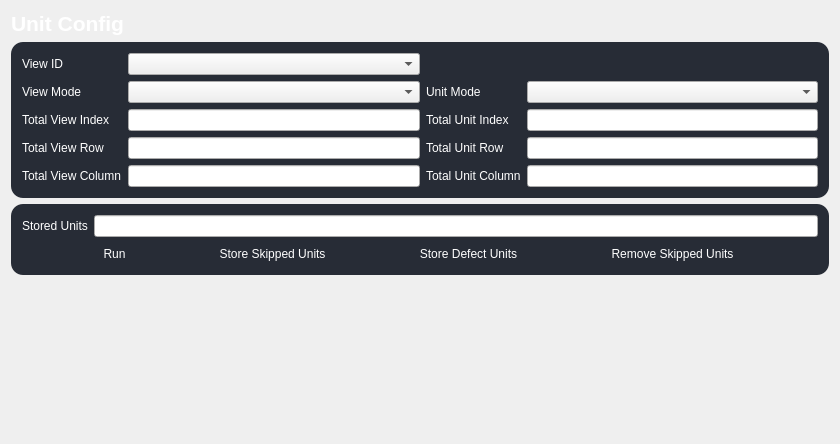
<?xml version="1.0" encoding="UTF-8"?>
<ui version="4.0">
 <class>UnitConfigTabClass</class>
 <widget class="QWidget" name="UnitConfigTabClass">
  <property name="geometry">
   <rect>
    <x>0</x>
    <y>0</y>
    <width>840</width>
    <height>444</height>
   </rect>
  </property>
  <property name="windowTitle">
   <string>UnitConfigTab</string>
  </property>
  <property name="styleSheet">
   <string notr="true">QFrame#frame_unitConfig{
	background-color: rgb(39, 44, 54);
	border-radius: 12px;
}

QFrame#frame_storedUnits{
	background-color: rgb(39, 44, 54);
	border-radius: 12px;
}

QToolButton {
  background-color: transparent;
  color: #F0F0F0;
  border-radius: 4px;
  margin: 0px;
  padding: 2px;
}

QToolButton:checked {
  margin: 1px;
  background-color: transparent;
  border: 1px solid #FFE723;
}

QToolButton:checked:disabled {
  border: 1px solid #CFBB1C;
}

QToolButton:pressed {
   margin: 1px;
   border: 1px solid #FFE723;
}

QToolButton:disabled {
	color: #6e6e6e;
	background-color: #444444;
	border: 2px solid #444444;
}

QToolButton:disabled:hover {
  border: 1px solid #32414B;
}

QToolButton:hover {
 background-color: #21252B;
}


</string>
  </property>
  <layout class="QGridLayout" name="gridLayout">
   <item row="3" column="0">
    <spacer name="verticalSpacer">
     <property name="orientation">
      <enum>Qt::Vertical</enum>
     </property>
     <property name="sizeHint" stdset="0">
      <size>
       <width>20</width>
       <height>40</height>
      </size>
     </property>
    </spacer>
   </item>
   <item row="0" column="0">
    <widget class="QLabel" name="label_10">
     <property name="font">
      <font>
       <pointsize>16</pointsize>
       <weight>75</weight>
       <bold>true</bold>
      </font>
     </property>
     <property name="styleSheet">
      <string notr="true">color:white;
background-color: transparent</string>
     </property>
     <property name="text">
      <string>Unit Config</string>
     </property>
    </widget>
   </item>
   <item row="1" column="0">
    <widget class="QFrame" name="frame_unitConfig">
     <property name="frameShape">
      <enum>QFrame::StyledPanel</enum>
     </property>
     <property name="frameShadow">
      <enum>QFrame::Raised</enum>
     </property>
     <layout class="QGridLayout" name="gridLayout_3">
      <item row="0" column="0">
       <layout class="QGridLayout" name="gridLayout_2">
        <item row="2" column="0">
         <widget class="QLabel" name="label_3">
          <property name="styleSheet">
           <string notr="true">color:white</string>
          </property>
          <property name="text">
           <string>Total View Index</string>
          </property>
         </widget>
        </item>
        <item row="1" column="3">
         <widget class="QLabel" name="label_6">
          <property name="styleSheet">
           <string notr="true">color:white</string>
          </property>
          <property name="text">
           <string>Unit Mode</string>
          </property>
         </widget>
        </item>
        <item row="2" column="1">
         <widget class="QLineEdit" name="lineEdit_totalViewIndex"/>
        </item>
        <item row="1" column="0">
         <widget class="QLabel" name="label">
          <property name="styleSheet">
           <string notr="true">color:white</string>
          </property>
          <property name="text">
           <string>View Mode</string>
          </property>
         </widget>
        </item>
        <item row="3" column="1">
         <widget class="QLineEdit" name="lineEdit_totalViewRow"/>
        </item>
        <item row="2" column="3">
         <widget class="QLabel" name="label_7">
          <property name="styleSheet">
           <string notr="true">color:white</string>
          </property>
          <property name="text">
           <string>Total Unit Index</string>
          </property>
         </widget>
        </item>
        <item row="2" column="4">
         <widget class="QLineEdit" name="lineEdit_totalUnitIndex"/>
        </item>
        <item row="3" column="3">
         <widget class="QLabel" name="label_8">
          <property name="styleSheet">
           <string notr="true">color:white</string>
          </property>
          <property name="text">
           <string>Total Unit Row</string>
          </property>
         </widget>
        </item>
        <item row="3" column="0">
         <widget class="QLabel" name="label_4">
          <property name="styleSheet">
           <string notr="true">color:white</string>
          </property>
          <property name="text">
           <string>Total View Row</string>
          </property>
         </widget>
        </item>
        <item row="4" column="1">
         <widget class="QLineEdit" name="lineEdit_totalViewColumn"/>
        </item>
        <item row="3" column="4">
         <widget class="QLineEdit" name="lineEdit_totalUnitRow"/>
        </item>
        <item row="4" column="3">
         <widget class="QLabel" name="label_9">
          <property name="styleSheet">
           <string notr="true">color:white</string>
          </property>
          <property name="text">
           <string>Total Unit Column</string>
          </property>
         </widget>
        </item>
        <item row="4" column="0">
         <widget class="QLabel" name="label_5">
          <property name="styleSheet">
           <string notr="true">color:white</string>
          </property>
          <property name="text">
           <string>Total View Column</string>
          </property>
         </widget>
        </item>
        <item row="4" column="4">
         <widget class="QLineEdit" name="lineEdit_totalUnitColumn"/>
        </item>
        <item row="0" column="0">
         <widget class="QLabel" name="label_2">
          <property name="styleSheet">
           <string notr="true">color:white</string>
          </property>
          <property name="text">
           <string>View ID</string>
          </property>
         </widget>
        </item>
        <item row="0" column="1">
         <widget class="QComboBox" name="comboBox_viewID"/>
        </item>
        <item row="1" column="1">
         <widget class="QComboBox" name="comboBox_viewMode"/>
        </item>
        <item row="1" column="4">
         <widget class="QComboBox" name="comboBox_unitMode"/>
        </item>
       </layout>
      </item>
     </layout>
    </widget>
   </item>
   <item row="2" column="0">
    <widget class="QFrame" name="frame_storedUnits">
     <property name="styleSheet">
      <string notr="true">color:white</string>
     </property>
     <property name="frameShape">
      <enum>QFrame::StyledPanel</enum>
     </property>
     <property name="frameShadow">
      <enum>QFrame::Raised</enum>
     </property>
     <layout class="QGridLayout" name="gridLayout_4">
      <item row="0" column="1">
       <widget class="QLineEdit" name="lineEdit_storedUnits">
        <property name="readOnly">
         <bool>true</bool>
        </property>
       </widget>
      </item>
      <item row="0" column="0">
       <widget class="QLabel" name="label_storedUnits">
        <property name="text">
         <string>Stored Units</string>
        </property>
       </widget>
      </item>
      <item row="1" column="0" colspan="2">
       <layout class="QGridLayout" name="gridLayout_5">
        <item row="0" column="1">
         <widget class="QToolButton" name="toolButton_storeSkippeddUnits">
          <property name="text">
           <string>Store Skipped Units</string>
          </property>
          <property name="icon">
           <iconset resource="VisionApp.qrc">
            <normaloff>:/24x24/Icon/24x24/cil-save.png</normaloff>:/24x24/Icon/24x24/cil-save.png</iconset>
          </property>
          <property name="iconSize">
           <size>
            <width>32</width>
            <height>32</height>
           </size>
          </property>
          <property name="toolButtonStyle">
           <enum>Qt::ToolButtonTextBesideIcon</enum>
          </property>
         </widget>
        </item>
        <item row="0" column="3">
         <widget class="QToolButton" name="toolButton_removeSkippedUnits">
          <property name="text">
           <string>Remove Skipped Units</string>
          </property>
          <property name="icon">
           <iconset resource="VisionApp.qrc">
            <normaloff>:/24x24/Icon/24x24/cil-trash.png</normaloff>:/24x24/Icon/24x24/cil-trash.png</iconset>
          </property>
          <property name="iconSize">
           <size>
            <width>32</width>
            <height>32</height>
           </size>
          </property>
          <property name="toolButtonStyle">
           <enum>Qt::ToolButtonTextBesideIcon</enum>
          </property>
         </widget>
        </item>
        <item row="0" column="0">
         <widget class="QToolButton" name="toolButton_runStoredUnits">
          <property name="text">
           <string>Run</string>
          </property>
          <property name="icon">
           <iconset resource="VisionApp.qrc">
            <normaloff>:/8Icon/Icon/icon8/GreenPlayButton.png</normaloff>:/8Icon/Icon/icon8/GreenPlayButton.png</iconset>
          </property>
          <property name="iconSize">
           <size>
            <width>32</width>
            <height>32</height>
           </size>
          </property>
          <property name="toolButtonStyle">
           <enum>Qt::ToolButtonTextBesideIcon</enum>
          </property>
         </widget>
        </item>
        <item row="0" column="2">
         <widget class="QToolButton" name="toolButton_storeDefectUnits">
          <property name="text">
           <string>Store Defect Units</string>
          </property>
          <property name="icon">
           <iconset resource="VisionApp.qrc">
            <normaloff>:/24x24/Icon/24x24/cil-plus.png</normaloff>:/24x24/Icon/24x24/cil-plus.png</iconset>
          </property>
          <property name="iconSize">
           <size>
            <width>32</width>
            <height>32</height>
           </size>
          </property>
          <property name="toolButtonStyle">
           <enum>Qt::ToolButtonTextBesideIcon</enum>
          </property>
         </widget>
        </item>
       </layout>
      </item>
     </layout>
    </widget>
   </item>
  </layout>
 </widget>
 <layoutdefault spacing="6" margin="11"/>
 <resources>
  <include location="VisionApp.qrc"/>
 </resources>
 <connections/>
</ui>
